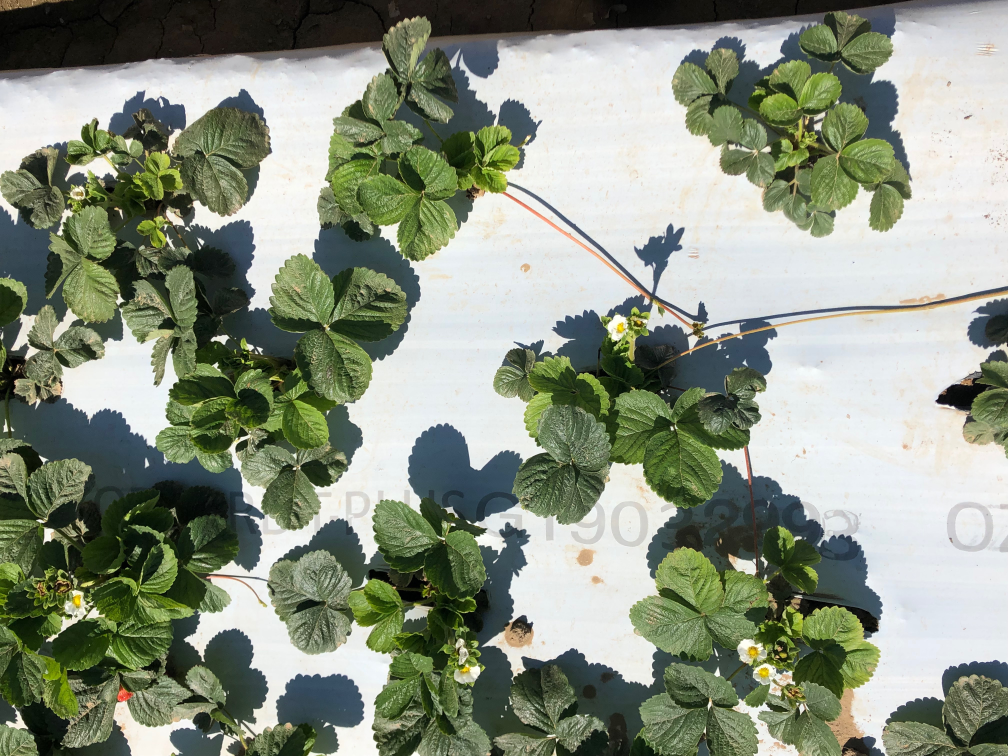
#> input picture src/runner_cutting/8_13/start.JPG, 4032 x 3024 px (shown at 1/4 size)
$ python image_masking.py
#> lines starting #> are read from the running program, lines starting #| are printed output that depends on the picture; after the words box and inside, x2 and y2 are one past the last pixel; in counts of white or black regions, pixels touching at a corner belong together
import sys
import cv2
import numpy as np

import PIL
from GPSPhoto import gpsphoto
import struct
import time


class filter:
   def __init__(self, name):
      cv2.namedWindow('image')
      self.circ_dist = cv2.createTrackbar('circ_dist','image',20,200,self.callback)
      self.circ_low = cv2.createTrackbar('circ_low','image',2,200,self.callback)
      self.circ_high = cv2.createTrackbar('circ_high','image',10,200,self.callback)
      self.tilowH = cv2.createTrackbar('lowH','image',40,179,self.callback)
      self.tihighH = cv2.createTrackbar('highH','image',120,179,self.callback)
      self.ilowH = cv2.getTrackbarPos('lowH', 'image')
      self.ihighH = cv2.getTrackbarPos('highH', 'image')


      self.tilows = cv2.createTrackbar('lows','image',50,255,self.callback)
      self.tihighs = cv2.createTrackbar('highs','image',110,255,self.callback)
      self.ilows = cv2.getTrackbarPos('lows', 'image')
      self.ihighs = cv2.getTrackbarPos('highs', 'image')


      self.tilowv = cv2.createTrackbar('lowv','image',40,255,self.callback)
      self.tihighv = cv2.createTrackbar('highv','image',255,255,self.callback)
      self.ilowv = cv2.getTrackbarPos('lowv', 'image')
      self.ihighv = cv2.getTrackbarPos('highH', 'image')

      self.tclose = cv2.createTrackbar('close','image',1,16,self.callback)
      self.close = cv2.getTrackbarPos('close', 'image')

      self.icirc_dist = cv2.getTrackbarPos('circ_dist', 'image')
      self.icirc_low = cv2.getTrackbarPos('circ_low', 'image')
      self.icirc_high = cv2.getTrackbarPos('circ_high', 'image')

      self.new_img(name)


   def callback(self,data):
      self.icirc_dist = cv2.getTrackbarPos('circ_dist', 'image')
      self.icirc_low = cv2.getTrackbarPos('circ_low', 'image')
      self.icirc_high = cv2.getTrackbarPos('circ_high', 'image')
      self.ilowH = cv2.getTrackbarPos('lowH', 'image')
      self.ihighH = cv2.getTrackbarPos('highH', 'image')
      self.ilows = cv2.getTrackbarPos('lows', 'image')
      self.ihighs = cv2.getTrackbarPos('highs', 'image')
      self.ilowv = cv2.getTrackbarPos('lowv', 'image')
      self.ihighv = cv2.getTrackbarPos('highv', 'image')
      self.close = int((cv2.getTrackbarPos('close', 'image')/2 + 1))
      self.update_mask()

   def new_img(self, name):
#> called with name = 'start.JPG'
      self.img = cv2.imread(name)
#> self.img is the input picture: shape (3024, 4032, 3); mean B, G, R 128.9, 145.9, 137.8


      self.name = name.replace('.JPG','')
      self.img_hsv = cv2.cvtColor(self.img, cv2.COLOR_BGR2HSV)
#> self.img_hsv: shape (3024, 4032, 3); mean H, S, V 58.3, 63.5, 148.2
      self.update_mask()
#> in update_mask, `self.mask = cv2.inRange(self.img_hsv, low,high)`:
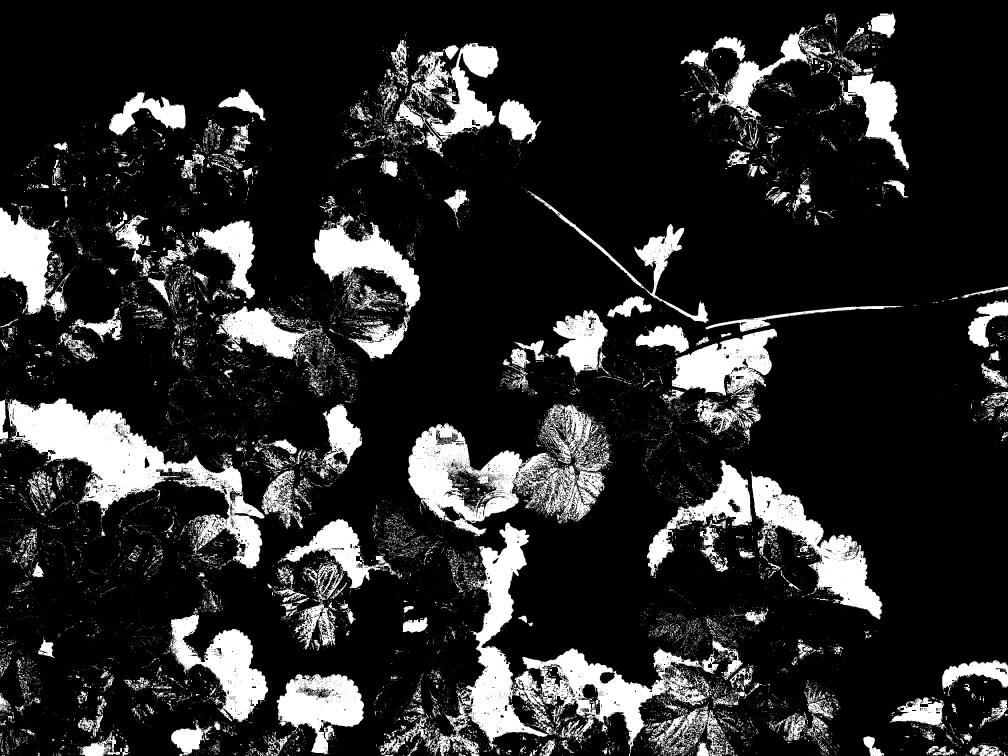
#> self.mask: shape (3024, 4032) (shown at 1/4 size); 16.3% white; 23734 white regions (21438 under 20 px), largest, box (x1, y1, x2, y2) and area: (1719, 2090, 2875, 3024) 215969, (29, 1594, 1058, 2274) 191252, (1633, 1693, 2362, 2145) 121619
#> in update_mask, `self.img_res = cv2.bitwise_and(self.img, self.img, mask=self.mask)`:
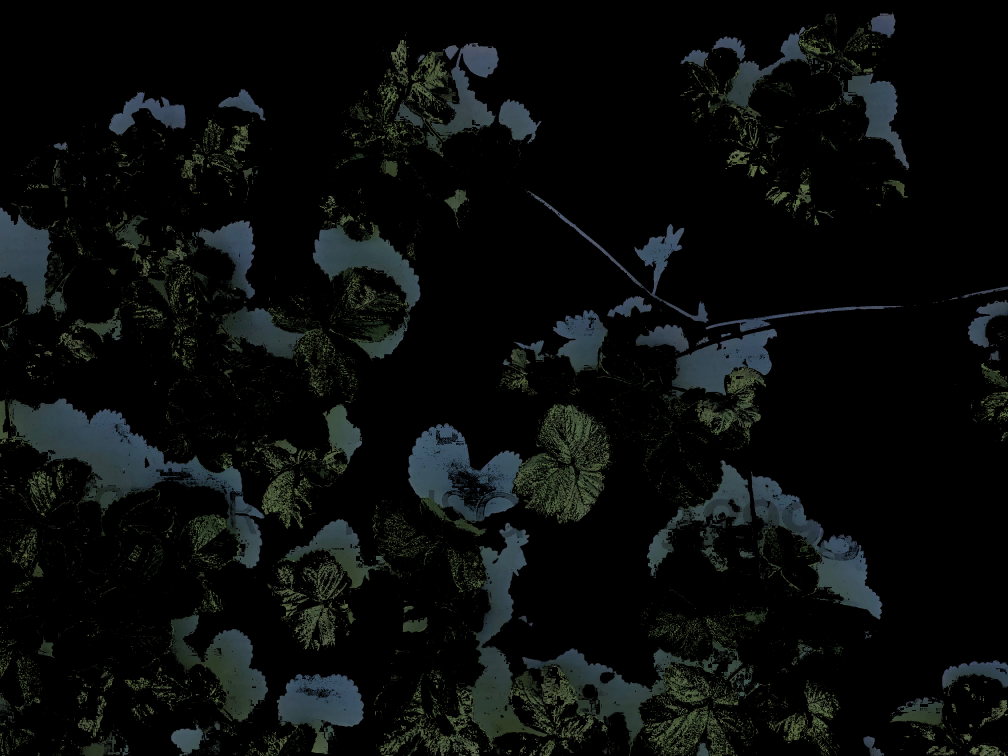
#> self.img_res: shape (3024, 4032, 3) (shown at 1/4 size); mean B, G, R 11.6, 12.3, 9.8


   def blobs_cb(self):
      # Setup SimpleBlobDetector parameters.
      params = cv2.SimpleBlobDetector_Params()

      # Change thresholds
      params.minThreshold = self.icirc_low
      params.maxThreshold = self.icirc_high


      # Filter by Area.
      params.filterByArea = True
      params.minArea = self.icirc_dist

      # Filter by Circularity
      params.filterByCircularity = True
      params.minCircularity = 0.1

      # Filter by Convexity
      params.filterByConvexity = True
      params.minConvexity = 0.87

      # Filter by Inertia
      params.filterByInertia = True
      params.minInertiaRatio = 0.01

      detector = cv2.SimpleBlobDetector_create(params)
      im = cv2.resize(self.img_res, (640,480))
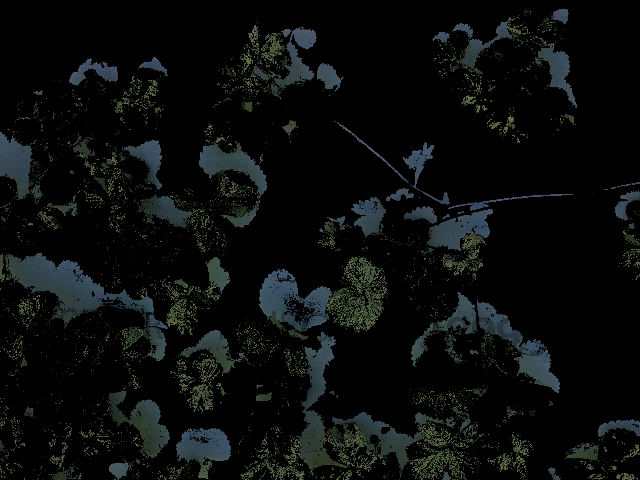
#> im: shape (480, 640, 3); mean B, G, R 11.5, 12.3, 9.8
      keypoints = detector.detect(im)
#> keypoints = ()
      im_with_keypoints = cv2.drawKeypoints(im, keypoints, np.array([]), (0,0,255), cv2.DRAW_MATCHES_FLAGS_DRAW_RICH_KEYPOINTS)
      cv2.imshow("Keypoints", im_with_keypoints)

   def circles_cb(self):
      self.img_res_gray = cv2.cvtColor(self.img_res, cv2.COLOR_BGR2GRAY)
      self.img_res_gray = cv2.resize(self.img_res_gray, (720,480))
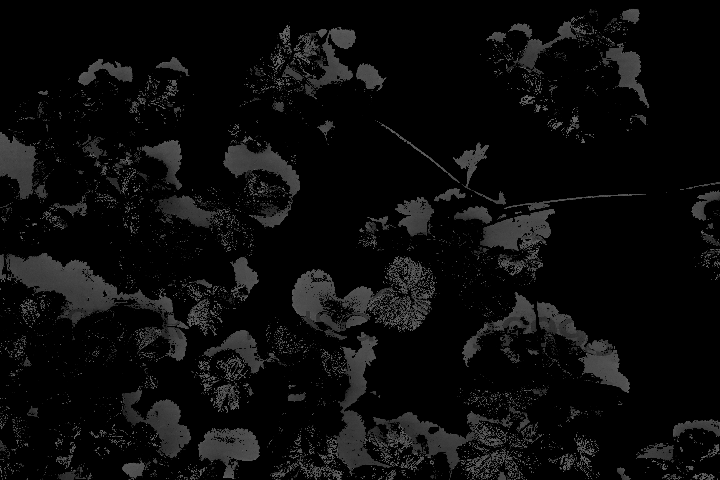
#> self.img_res_gray: shape (480, 720); min 0, max 113, mean 11.4
      circles = cv2.HoughCircles(
               self.img_res_gray,
               cv2.HOUGH_GRADIENT,
               4.0,
               self.icirc_dist,
               minRadius=self.icirc_low,
               maxRadius=self.icirc_high,
               )
#> circles = None
      #circles = cv2.HoughCircles(self.img_res_gray, cv2.HOUGH_GRADIENT, 1.2, 100)
      self.circle_out = self.img_res_gray.copy()
      if circles is not None:
         circles = np.round(circles[0,:]).astype("int")
         for (x, y, r) in circles:
            cv2.circle(self.circle_out, (x, y), r, (0,255,0),4)
            cv2.rectangle(self.circle_out, (x - 5, y - 5), (x + 5, y + 5), (0, 128, 255), -1)
      orig_out = cv2.resize(self.img_res_gray,(720,480))
      circ_out = cv2.resize(self.circle_out, (720,480))
      temp = np.hstack([orig_out, circ_out])
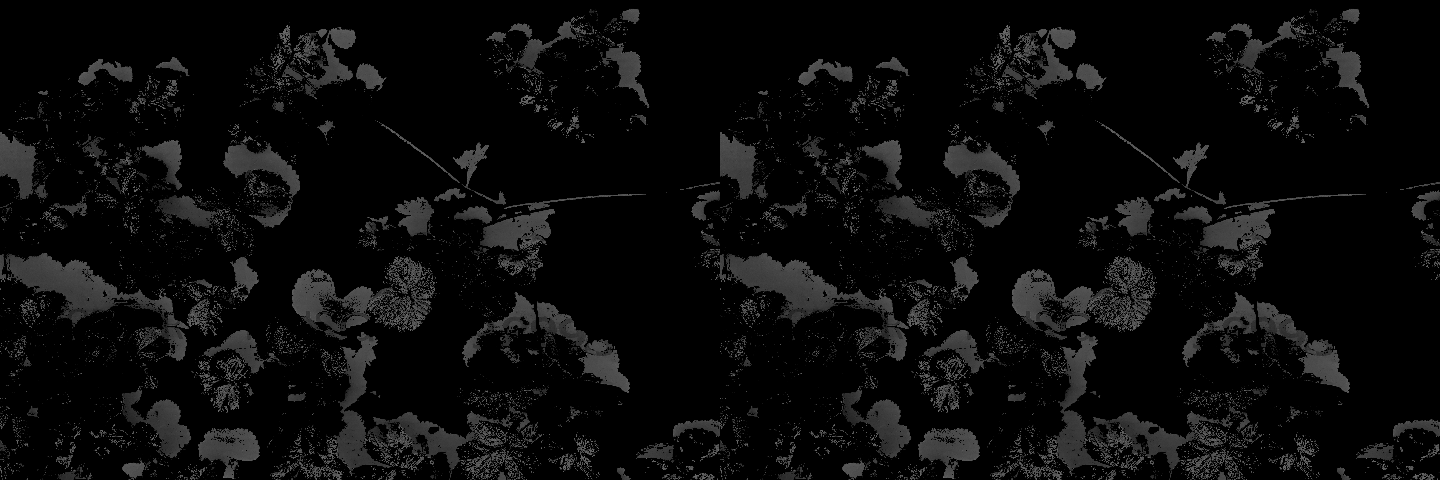
#> temp: shape (480, 1440); min 0, max 113, mean 11.4
      cv2.imshow("circles", temp)

   def update_mask(self):
      low = np.array([self.ilowH,self.ilows,self.ilowv])
      high = np.array([self.ihighH,self.ihighs,self.ihighv])
      self.mask = cv2.inRange(self.img_hsv, low,high)

      kernel = np.ones((self.close,self.close),np.uint8)
      self.mask = cv2.morphologyEx(self.mask, cv2.MORPH_CLOSE, kernel)

      self.img_res = cv2.bitwise_and(self.img, self.img, mask=self.mask)
      self.blobs_cb()
      self.circles_cb()

   def show(self, save):
      #cv2.imshow('mask', self.mask)
      #cv2.imshow('origional', self.img)
      self.img_small = cv2.resize(self.img_res, (960, 540));
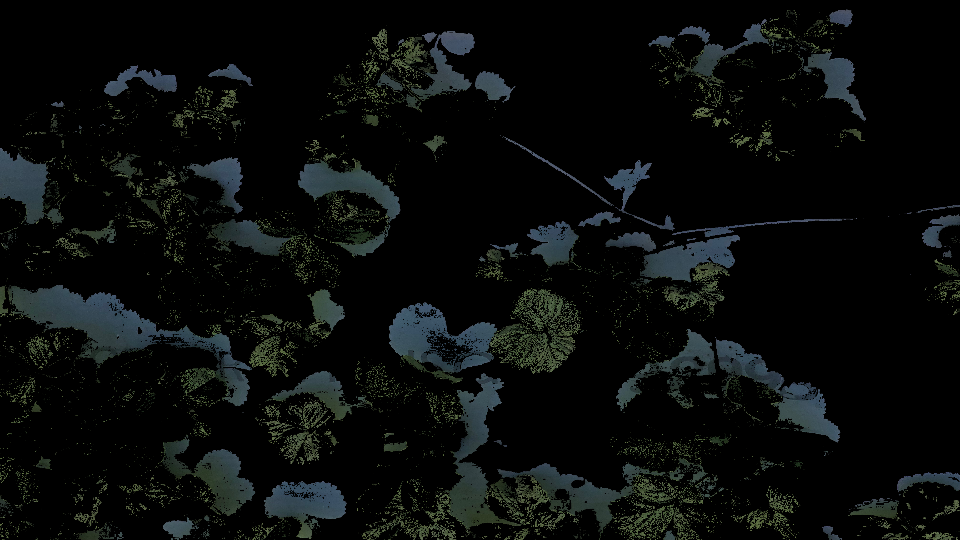
#> self.img_small: shape (540, 960, 3); mean B, G, R 11.5, 12.3, 9.7
      cv2.imshow('image', self.img_small)


      k = cv2.waitKey(10) & 0xFF
#> (key q is pressed here)
      if k == ord('s') or save:
         self.save_mask()
         self.save_masked()
      if k == ord('q'):
         return True

   def save_mask(self):
      cv2.imwrite("mask/"+self.name+"_mask.png", self.mask)

   def save_masked(self):
      cv2.imwrite("masked/"+self.name+"_masked.JPG", self.img_res)
      # [6 lines of commented-out code are left out]


"""
   usage: move script into working image directory, make sub-directory called "mask" and "masked".
      ls *.JPG | python image_masking.py
      then use the sliders on the "image" window to filter the first image. when satisfied press 's' then press 'q'. program will use the same settings to mask all images in the directory. masked versions of the image (with gps data still attatched if available in the origional) will be placed in masked/ the mask images will be placed into mask. use these with agisoft.
"""

if __name__=='__main__':
   f = filter("start.JPG")
   while not f.show(False):
      pass
   for line in sys.stdin:
      print(line.strip())
      f.new_img(line.strip())
      f.show(True)

$ run again, with src/runner_cutting/8_13/IMG_1571.JPG copied over src/runner_cutting/8_13/start.JPG
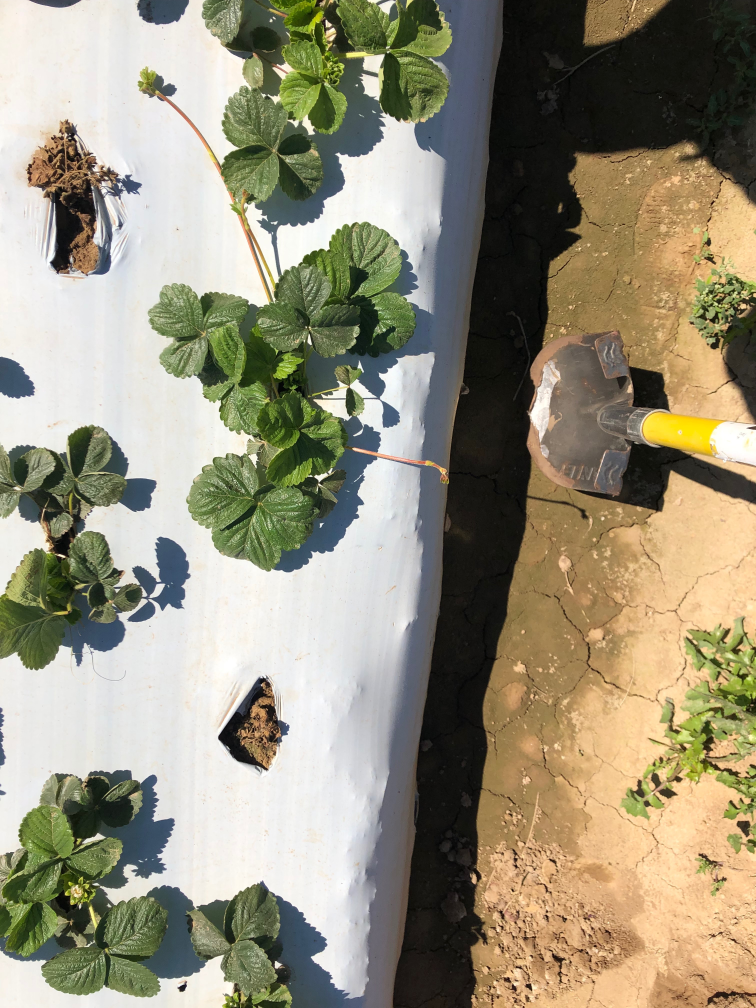
#> input picture src/runner_cutting/8_13/IMG_1571.JPG, 3024 x 4032 px (shown at 1/4 size)
#> in new_img, self.img is the input picture: shape (4032, 3024, 3); mean B, G, R 123, 144.3, 150.5
#> self.img_hsv: shape (4032, 3024, 3); mean H, S, V 40.2, 66.6, 155.6
#> in update_mask, `self.mask = cv2.inRange(self.img_hsv, low,high)`:
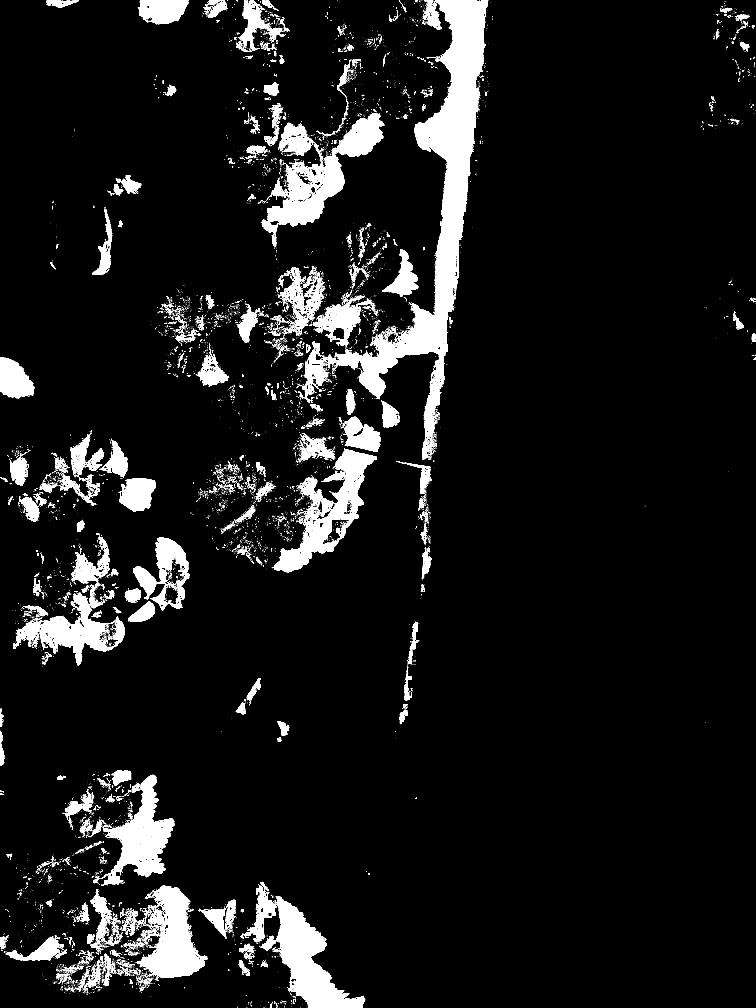
#> self.mask: shape (4032, 3024) (shown at 1/4 size); 7.6% white; 14374 white regions (13460 under 20 px), largest, box (x1, y1, x2, y2) and area: (1339, 0, 1952, 1840) 211563, (1046, 453, 1538, 987) 64964, (1104, 3585, 1462, 4032) 61769
#> keypoints = ()
#> circles = None
#> in show, `self.img_small = cv2.resize(self.img_res, (960, 540));`:
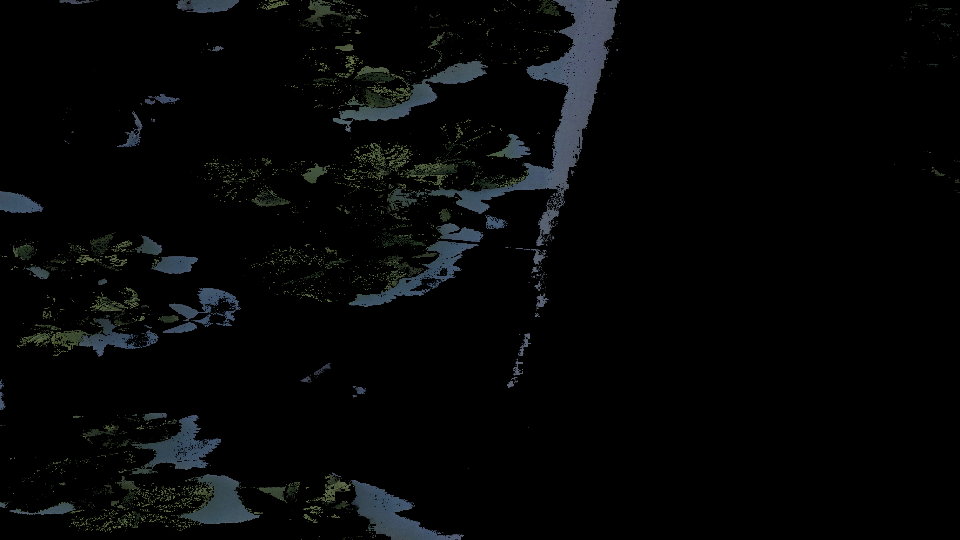
#> self.img_small: shape (540, 960, 3); mean B, G, R 6.4, 6.2, 5.1
